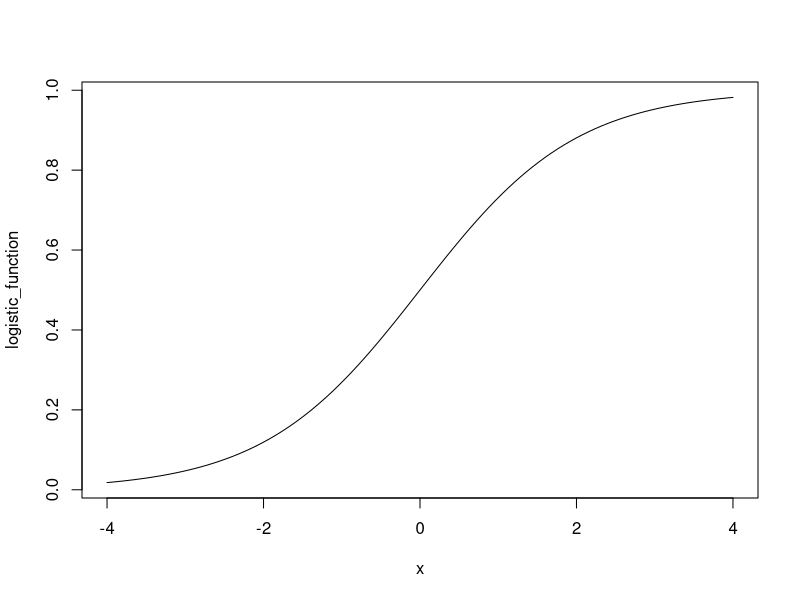

Reproduce this figure in R.
# 環境の初期化 ----------------------------------------------------------

rm(list = ls())

## -------------------------------------------------------------------------------------------
# 偶数の合計を保存するための変数を初期化します
sum_even_numbers <- 0

# 1から100までの数に対してループを回します
for (i in 1:100) {
  # もし数が偶数（2で割り切れる）ならば、
  if (i %% 2 == 0) {
    # その数を合計に追加します
    sum_even_numbers <- sum_even_numbers + i
  }
}

# 最終的な偶数の合計を表示します
print(sum_even_numbers)



## -------------------------------------------------------------------------------------------
# 偶数の合計を計算する関数を定義します。
# 引数 start と end で範囲を指定します。
sum_even_numbers <- function(start, end) {
  # 偶数の合計を保存するための変数を初期化します。
  total <- 0

  # 指定された範囲内の数値に対してループを回します。
  for (i in start:end) {
    # もし数が偶数（2で割り切れる）ならば、
    if (i %% 2 == 0) {
      # その数を合計に追加します。
      total <- total + i
    }
  }

  # 最終的な偶数の合計を返します。
  return(total)
}

# -2から200までの範囲で偶数の合計を計算して表示します。
print(sum_even_numbers(-2, 200))



## -------------------------------------------------------------------------------------------
# ロジスティック関数を定義します
logistic_function <- function(x) {
  return(1 / (1 + exp(-x)))
}

# データをプロットします
plot(logistic_function, -4, 4)
